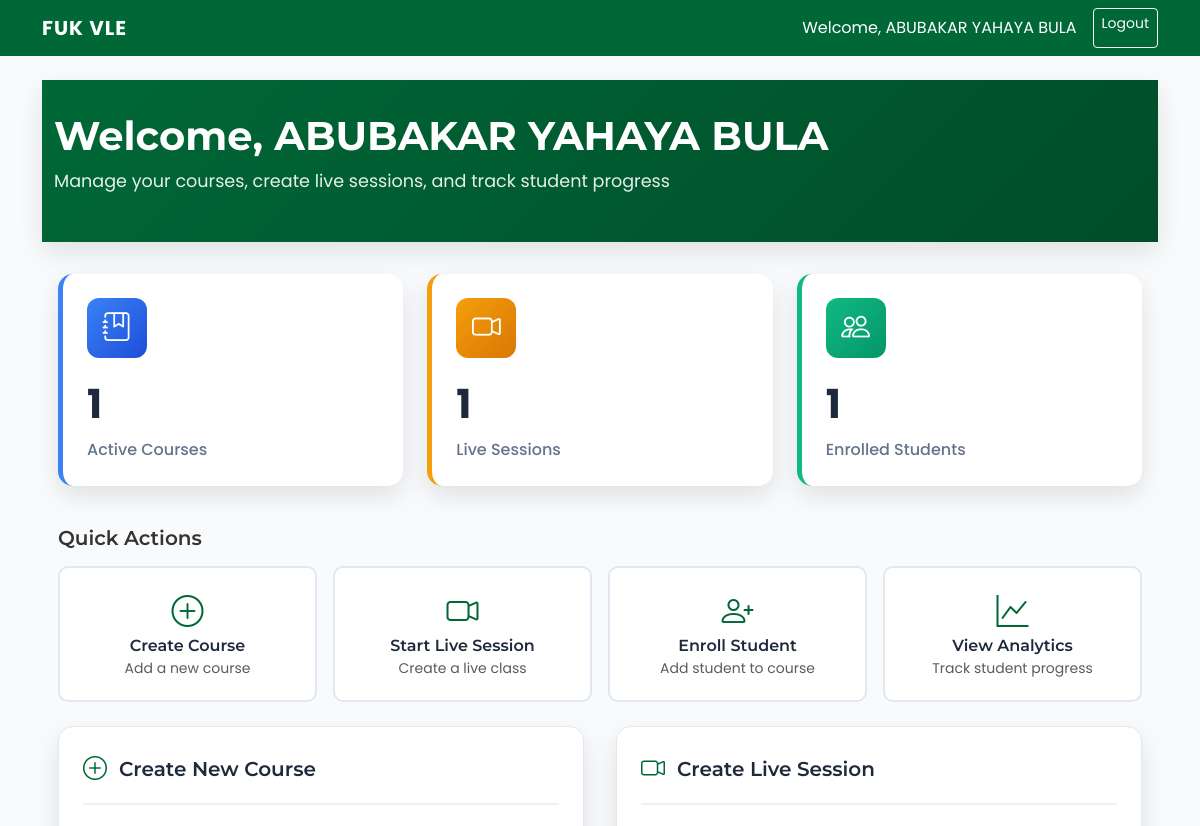
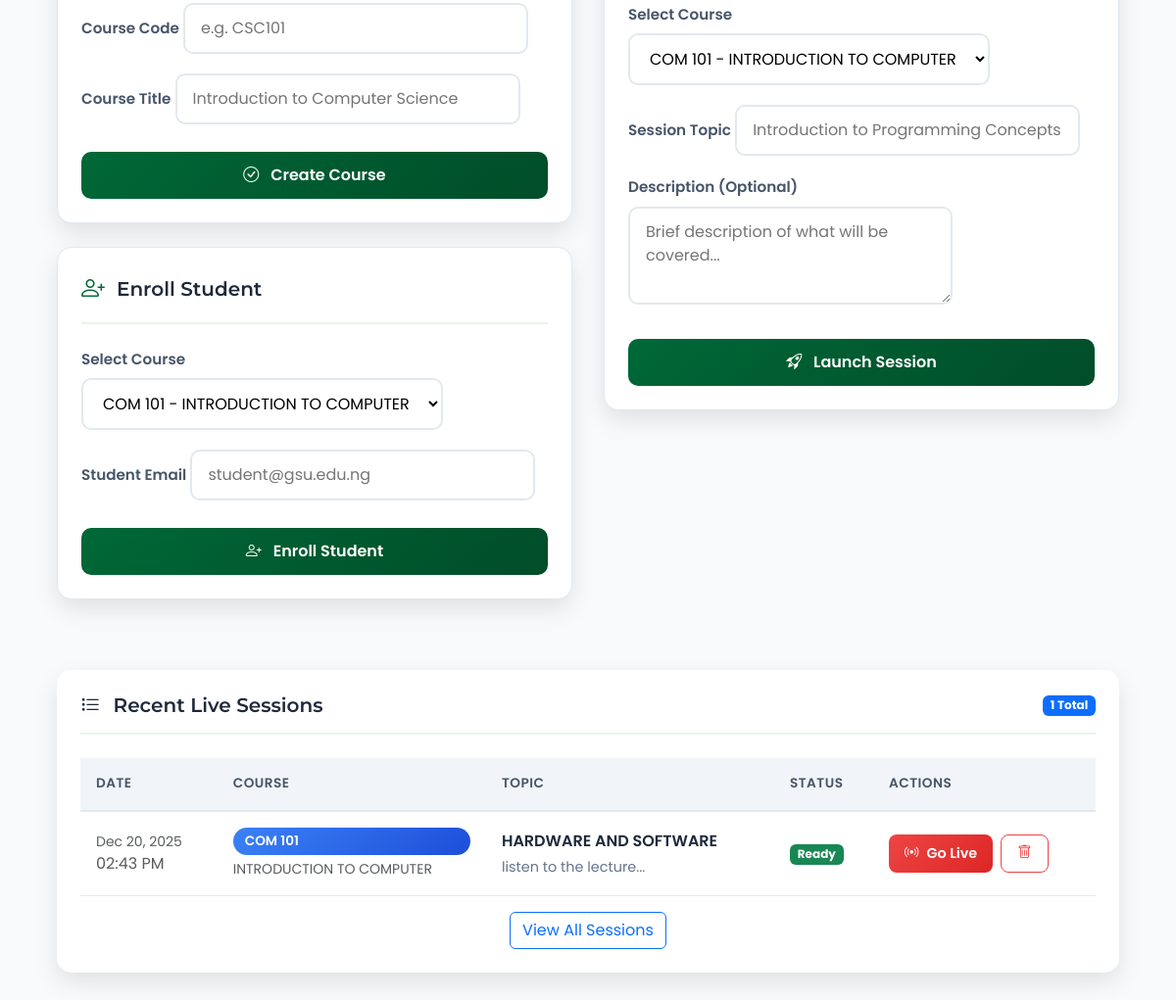
Screenshot of /staff_dashboard.php (signed in) with the database file from the repository (2 pictures, top to bottom).
### tables this page shows
CREATE TABLE `sessions` (
  `id` int(11) NOT NULL,
  `course_id` int(11) NOT NULL,
  `title` varchar(150) NOT NULL,
  `description` text DEFAULT NULL,
  `meeting_id` varchar(50) NOT NULL,
  `created_at` timestamp NOT NULL DEFAULT current_timestamp()
);

CREATE TABLE `courses` (
  `id` int(11) NOT NULL,
  `course_code` varchar(20) NOT NULL,
  `course_title` varchar(100) NOT NULL,
  `staff_id` int(11) NOT NULL
);

### staff_dashboard.php (the view, shortened to what this page needs)
<?php
include 'db.php';
include 'header.php';
$staff_id = $_SESSION['user_id'];
$staff_name = $_SESSION['fullname'];
$stmt = $conn->prepare("SELECT COUNT(*) as count FROM courses WHERE staff_id=?");
$stmt->bind_param("i", $staff_id);
$stmt->execute();
$course_count = $stmt->get_result()->fetch_assoc()['count'];
$stmt = $conn->prepare("SELECT COUNT(*) as count FROM sessions s JOIN courses c ON s.course_id = c.id WHERE c.staff_id=?");
$stmt->bind_param("i", $staff_id);
$stmt->execute();
$session_count = $stmt->get_result()->fetch_assoc()['count'];
$stmt = $conn->prepare("SELECT COUNT(DISTINCT e.student_id) as count FROM enrollments e JOIN courses c ON e.course_id = c.id WHERE c.staff_id=?");
$stmt->bind_param("i", $staff_id);
$stmt->execute();
$student_count = $stmt->get_result()->fetch_assoc()['count'];
?>
<!DOCTYPE html>
<html lang="en">
<head>
    <link href="https://cdn.jsdelivr.net/npm/bootstrap@5.3.0/dist/css/bootstrap.min.css" rel="stylesheet">
    <link rel="stylesheet" href="https://cdn.jsdelivr.net/npm/bootstrap-icons@1.10.0/font/bootstrap-icons.css">
</head>
<body>
    <div class="dashboard-header">
        <div class="container">
            <div class="welcome-section">
                <h1>Welcome, <?php echo htmlspecialchars($staff_name); ?></h1>
                <p>Manage your courses, create live sessions, and track student progress</p>
            </div>
        </div>
    </div>
    <div class="container dashboard-container">
        <div class="stats-container">
            <div class="stat-card courses">
                <div class="stat-icon">
                    <i class="bi bi-journal-bookmark"></i>
                </div>
                <div class="stat-number"><?php echo $course_count; ?></div>
                <div class="stat-label">Active Courses</div>
            </div>
            <div class="stat-card sessions">
                <div class="stat-icon">
                    <i class="bi bi-camera-video"></i>
                </div>
                <div class="stat-number"><?php echo $session_count; ?></div>
                <div class="stat-label">Live Sessions</div>
            </div>
            <div class="stat-card students">
                <div class="stat-icon">
                    <i class="bi bi-people"></i>
                </div>
                <div class="stat-number"><?php echo $student_count; ?></div>
                <div class="stat-label">Enrolled Students</div>
            </div>
        </div>
        <div class="mb-4">
            <h5 class="mb-3">Quick Actions</h5>
            <div class="quick-actions">
                <a href="#createCourseModal" data-bs-toggle="modal" class="quick-action-btn">
                    <i class="bi bi-plus-circle"></i>
                    <h6>Create Course</h6>
                    <small class="text-muted">Add a new course</small>
                </a>
                <a href="#createSessionModal" data-bs-toggle="modal" class="quick-action-btn">
                    <i class="bi bi-camera-video"></i>
                    <h6>Start Live Session</h6>
                    <small class="text-muted">Create a live class</small>
                </a>
                <a href="#enrollStudentModal" data-bs-toggle="modal" class="quick-action-btn">
                    <i class="bi bi-person-plus"></i>
                    <h6>Enroll Student</h6>
                    <small class="text-muted">Add student to course</small>
                </a>
                <a href="#" class="quick-action-btn">
                    <i class="bi bi-graph-up"></i>
                    <h6>View Analytics</h6>
                    <small class="text-muted">Track student progress</small>
                </a>
            </div>
        </div>
        <div class="dashboard-content">
            <div>
                <div class="action-card d-none d-lg-block">
                    <div class="action-card-header">
                        <i class="bi bi-plus-circle"></i>
                        <h5>Create New Course</h5>
                    </div>
                    <form method="POST">
                        <div class="form-group">
                            <label class="form-label">Course Code</label>
                            <input type="text" name="code" class="form-control-custom" placeholder="e.g. CSC101" required>
                        </div>
                        <div class="form-group">
                            <label class="form-label">Course Title</label>
                            <input type="text" name="title" class="form-control-custom" placeholder="Introduction to Computer Science" required>
                        </div>
                        <button type="submit" name="create_course" class="btn-staff-primary">
                            <i class="bi bi-check-circle me-2"></i> Create Course
                        </button>
                    </form>
                </div>
                <div class="action-card d-none d-lg-block">
                    <div class="action-card-header">
                        <i class="bi bi-person-plus"></i>
                        <h5>Enroll Student</h5>
                    </div>
                    <form method="POST">
                        <div class="form-group">
                            <label class="form-label">Select Course</label>
                            <select name="course_id" class="form-control-custom">
                                <?php
                                $courses = $conn->query("SELECT * FROM courses WHERE staff_id=$staff_id ORDER BY course_code");
                                while($c = $courses->fetch_assoc()) {
                                    echo "<option value='{$c['id']}'>{$c['course_code']} - {$c['course_title']}</option>";
                                }
                                ?>
                            </select>
                        </div>
                        <div class="form-group">
                            <label class="form-label">Student Email</label>
                            <input type="email" name="student_email" class="form-control-custom" placeholder="student@gsu.edu.ng" required>
                        </div>
                        <button type="submit" name="add_student" class="btn-staff-primary">
                            <i class="bi bi-person-plus me-2"></i> Enroll Student
                        </button>
                    </form>
                </div>
            </div>
            <div>
                <div class="action-card d-none d-lg-block">
                    <div class="action-card-header">
                        <i class="bi bi-camera-video"></i>
                        <h5>Create Live Session</h5>
                    </div>
                    <form method="POST">
                        <div class="form-group">
                            <label class="form-label">Select Course</label>
                            <select name="session_course_id" class="form-control-custom">
                                <?php
                                $courses->data_seek(0);
                                while($c = $courses->fetch_assoc()) {
                                    echo "<option value='{$c['id']}'>{$c['course_code']} - {$c['course_title']}</option>";
                                }
                                ?>
                            </select>
                        </div>
                        <div class="form-group">
                            <label class="form-label">Session Topic</label>
                            <input type="text" name="session_title" class="form-control-custom" placeholder="Introduction to Programming Concepts" required>
                        </div>
                        <div class="form-group">
                            <label class="form-label">Description (Optional)</label>
                            <textarea name="session_desc" class="form-control-custom" placeholder="Brief description of what will be covered..." rows="3"></textarea>
                        </div>
                        <button type="submit" name="create_session" class="btn-staff-primary">
                            <i class="bi bi-rocket-takeoff me-2"></i> Launch Session
                        </button>
                    </form>
                </div>
            </div>
        </div>
        <div class="sessions-table-container">
            <div class="table-header">
                <h5><i class="bi bi-list-task me-2"></i> Recent Live Sessions</h5>
                <span class="badge bg-primary"><?php echo $session_count; ?> Total</span>
            </div>
            <?php
            $stmt = $conn->prepare("
                SELECT s.*, c.course_code, c.course_title
                FROM sessions s
                JOIN courses c ON s.course_id = c.id
                WHERE c.staff_id = ?
                ORDER BY s.created_at DESC
                LIMIT 10
            ");
            $stmt->bind_param("i", $staff_id);
            $stmt->execute();
            $my_sessions = $stmt->get_result();
            if($my_sessions->num_rows > 0): ?>
                <div class="table-responsive">
                    <table class="table-custom">
                        <thead>
                            <tr>
                                <th>Date</th>
                                <th>Course</th>
                                <th>Topic</th>
                                <th>Status</th>
                                <th>Actions</th>
                            </tr>
                        </thead>
                        <tbody>
                            <?php while($row = $my_sessions->fetch_assoc()): ?>
                            <tr>
                                <td>
                                    <div class="text-muted small"><?php echo date('M d, Y', strtotime($row['created_at'])); ?></div>
                                    <div class="text-muted smaller"><?php echo date('h:i A', strtotime($row['created_at'])); ?></div>
                                </td>
                                <td>
                                    <div class="course-badge"><?php echo $row['course_code']; ?></div>
                                    <div class="small text-muted mt-1"><?php echo $row['course_title']; ?></div>
                                </td>
                                <td>
                                    <div class="session-topic"><?php echo $row['title']; ?></div>
                                    <?php if (!empty($row['description'])): ?>
                                    <div class="session-desc"><?php echo substr($row['description'], 0, 80) . '...'; ?></div>
                                    <?php endif; ?>
                                </td>
                                <td>
                                    <span class="badge bg-success">Ready</span>
                                </td>
                                <td>
                                    <div class="action-buttons">
                                        <a href="live_classroom.php?room=<?php echo $row['meeting_id']; ?>&title=<?php echo urlencode($row['title']); ?>"
                                           class="btn-live" target="_blank">
                                           <i class="bi bi-broadcast"></i> Go Live
                                        </a>
                                        <a href="staff_dashboard.php?delete_session=<?php echo $row['id']; ?>"
                                           class="btn-delete"
                                           onclick="return confirm('Are you sure you want to delete this session?');">
                                           <i class="bi bi-trash"></i>
                                        </a>
                                    </div>
                                </td>
                            </tr>
                            <?php endwhile; ?>
                        </tbody>
                    </table>
                </div>
                <div class="text-center mt-3">
                    <a href="#" class="btn btn-outline-primary">View All Sessions</a>
                </div>
            <?php endif; ?>
        </div>
    </div>
</body>
</html>

### header.php (style rules this page uses)
:root { --gsu-green: #006837; --gsu-gold: #f1c40f; }
body { background-color: #f8f9fa; font-family: 'Segoe UI', Tahoma, Geneva, Verdana, sans-serif; }

### rows the page displays
sessions: created_at "Dec 20, 2025", created_at "02:43 PM", course.course_code "COM 101", course.course_title "INTRODUCTION TO COMPUTER", title "HARDWARE AND SOFTWARE", description "listen to the lecture"

### other values shown
$_SESSION['fullname'] "ABUBAKAR YAHAYA BULA"
$staff_name "ABUBAKAR YAHAYA BULA"
$course_count "1"
$session_count "1"
$student_count "1"
form field course_id "COM 101 - INTRODUCTION TO COMPUTER"
form field session_course_id "COM 101 - INTRODUCTION TO COMPUTER"
